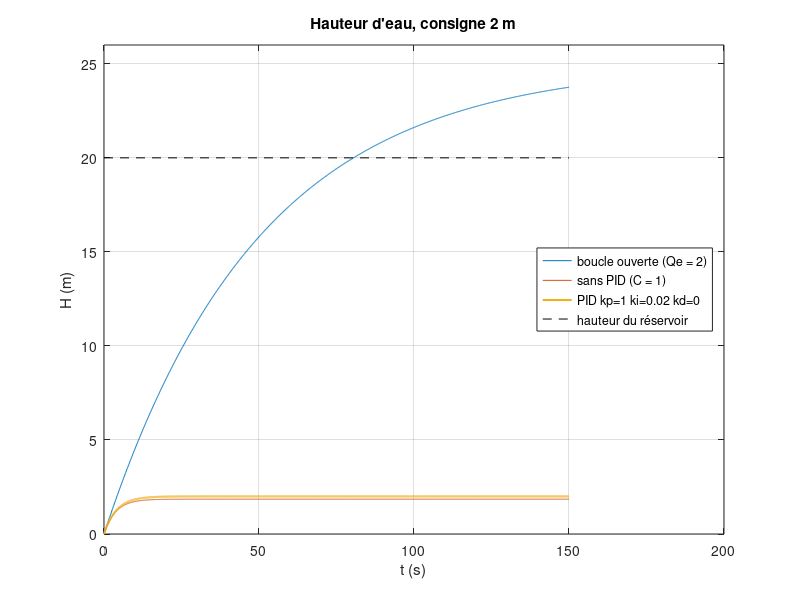

Source code (MATLAB): (Note: this script raises an error after producing the figure.)
%% TP4 : Asservissement des systèmes continus
% Automatique linéaire échantillonnée - IIA 3, INSAT
% Youssef El Mhamdi, IIA 3/1 - projet Nyquist
%
% Les modèles Simulink se construisent avec matlab/simulink/build_models.m.
% « Réponse désirée » n'est pas précisée (errata E-AE10) : on fixe le cahier
% des charges D <= 5 %, erreur statique nulle, temps de réponse le plus court
% possible. Les lignes "@param" sont réglables (curseurs du site).
% stepinfo : définitions de MATLAB R2021a et suivants (errata E-AE11).
clear; close all; clc;

%% III.1 Réservoir sans et avec régulateur PID (Simulink)
% « Sans PID » peut se lire de deux façons (errata E-AE9) :
%  - boucle ouverte : on impose le débit Qe = 2, H tend vers 2 x 12.5 = 25 m,
%    plus que les 20 m du réservoir : il déborde ;
%  - boucle fermée à retour unitaire (C = 1) : H tend vers 2 x 12.5/13.5 = 1.85 m.
% Réglage proposé, par compensation du pôle : ki/kp = 1/50, d'où
%   C(s)G(s) = 12.5 kp/(50 s)   et   F(s) = 1/(1 + (4/kp) s)
% boucle fermée du premier ordre : pas de dépassement, erreur nulle, tau = 4/kp.
G = tf(12.5, [50 1]);
consigne = 2;                   % @param consigne [m] 0.5..20 hauteur visée
H_max = 20;                     % hauteur du réservoir (m)
H_bo_final = consigne*dcgain(G)                 % 25 m
if H_bo_final > H_max
    t_debordement = -50*log(1 - H_max/H_bo_final)   % instant où H atteint 20 m
else
    t_debordement = Inf         % consigne < 1.6 m : H(inf) < 20 m, pas de débordement
end
F0 = feedback(G, 1)                             % sans PID : C = 1
kp = 1;                         % @param kp 0..10 gain proportionnel
ki = 0.02;                      % @param ki 0..1 gain intégral (ki/kp = 1/50 : compensation du pôle)
kd = 0;                         % @param kd 0..30 gain dérivé
C = pid(kp, ki, kd)
F = feedback(C*G, 1)
% Dans Simulink, la dérivée du bloc PID Controller est filtrée : kd*s devient
% kd*N*s/(s + N), N = 100 par défaut (errata E-AE14). Identique si kd = 0.
N_filtre = 100;                 % @param N_filtre 1..1000 coefficient de filtre du bloc PID Controller
F_simulink = feedback(pid(kp, ki, kd, 1/N_filtre)*G, 1);

t = linspace(0, 150, 1501);
H_bo = consigne*step(G, t).';
H_sans = consigne*step(F0, t).';
H_avec = consigne*step(F, t).';
H_avec_simulink = consigne*step(F_simulink, t).';
figure('Name', 'III.1 - Réservoir sans et avec PID');
plot(t, H_bo, t, H_sans, t, H_avec, 'LineWidth', 1.5); hold on;
plot([t(1) t(end)], [H_max H_max], 'k--'); hold off; grid on; ylim([0 26]);
xlabel('t (s)'); ylabel('H (m)');
legend('boucle ouverte (Qe = 2)', 'sans PID (C = 1)', sprintf('PID kp=%g ki=%g kd=%g', kp, ki, kd), ...
       'hauteur du réservoir', 'Location', 'east');
title('Hauteur d''eau, consigne 2 m');

%% III.2 Faire varier kp, ki et kd pour obtenir la réponse désirée
% On fait varier un gain à la fois autour du réglage proposé.
kp_liste = [0.5 1 2 4];         % @param kp_liste (ki = kd = 0)
ki_liste = [0.01 0.02 0.05 0.1];% @param ki_liste (kp = 1, kd = 0)
kd_liste = [0 1 5 20];          % @param kd_liste (kp = 1, ki = 0.02)
t2 = linspace(0, 100, 1001);
rep_kp = zeros(numel(kp_liste), numel(t2));
rep_ki = zeros(numel(ki_liste), numel(t2));
rep_kd = zeros(numel(kd_liste), numel(t2));
info_kp = zeros(numel(kp_liste), 3);   % [dépassement %, temps de réponse 2 %, erreur statique]
info_ki = zeros(numel(ki_liste), 3);
info_kd = zeros(numel(kd_liste), 3);
for i = 1:4
    Fi = feedback(pid(kp_liste(i), 0, 0)*G, 1);
    rep_kp(i, :) = consigne*step(Fi, t2).';
    Si = stepinfo(consigne*Fi);
    info_kp(i, :) = [Si.Overshoot, Si.SettlingTime, consigne - consigne*dcgain(Fi)];
    Fi = feedback(pid(1, ki_liste(i), 0)*G, 1);
    rep_ki(i, :) = consigne*step(Fi, t2).';
    Si = stepinfo(consigne*Fi);
    info_ki(i, :) = [Si.Overshoot, Si.SettlingTime, consigne - consigne*dcgain(Fi)];
    Fi = feedback(pid(1, 0.02, kd_liste(i))*G, 1);
    rep_kd(i, :) = consigne*step(Fi, t2).';
    Si = stepinfo(consigne*Fi);
    info_kd(i, :) = [Si.Overshoot, Si.SettlingTime, consigne - consigne*dcgain(Fi)];
end
figure('Name', 'III.2 - Effet de chaque gain');
subplot(1, 3, 1); plot(t2, rep_kp, 'LineWidth', 1.2); grid on; title('k_p (k_i = k_d = 0)');
legend(arrayfun(@(v) sprintf('kp = %g', v), kp_liste, 'UniformOutput', false), 'Location', 'southeast');
subplot(1, 3, 2); plot(t2, rep_ki, 'LineWidth', 1.2); grid on; title('k_i (k_p = 1)');
legend(arrayfun(@(v) sprintf('ki = %g', v), ki_liste, 'UniformOutput', false), 'Location', 'southeast');
subplot(1, 3, 3); plot(t2, rep_kd, 'LineWidth', 1.2); grid on; title('k_d (k_p = 1, k_i = 0.02)');
legend(arrayfun(@(v) sprintf('kd = %g', v), kd_liste, 'UniformOutput', false), 'Location', 'southeast');
info_kp, info_ki, info_kd

%% III.3 Effet de chaque gain sur la stabilité, la rapidité et la précision
% Lu sur les tableaux info_* (dépassement, temps de réponse, erreur statique) :
%  - kp augmente : plus rapide, erreur statique 2/(1 + 12.5 kp) plus petite
%    mais jamais nulle ; ce procédé du premier ordre reste sans dépassement.
%  - ki : annule l'erreur statique (intégrateur) ; trop grand, il crée un
%    dépassement et des oscillations : la stabilité se dégrade.
%  - kd : sur un premier ordre, la dérivée n'apporte presque rien ; elle
%    provoque un saut de la sortie à t = 0 et amplifie le bruit.
variation_kp = info_kp(end, :) - info_kp(1, :)   % [dD, dTr, de] du plus petit au plus grand gain
variation_ki = info_ki(end, :) - info_ki(1, :)
variation_kd = info_kd(end, :) - info_kd(1, :)

%% III.4 Erreur statique, temps de réponse et dépassement, avant et après PID
S_sans = stepinfo(consigne*F0)
S_avec = stepinfo(consigne*F)
erreur_sans = consigne - consigne*dcgain(F0)   % 2/13.5 = 0.148 m
erreur_avec = consigne - consigne*dcgain(F)    % 0 grâce à l'intégrateur
% stepinfo donne le temps de réponse à 2 % ; à 5 % (usage courant en France) :
S_sans_5 = stepinfo(consigne*F0, 'SettlingTimeThreshold', 0.05);
S_avec_5 = stepinfo(consigne*F, 'SettlingTimeThreshold', 0.05);
tr5_sans = S_sans_5.SettlingTime
tr5_avec = S_avec_5.SettlingTime
cahier_des_charges_respecte = S_avec.Overshoot <= 5 && abs(erreur_avec) < 1e-9

%% IV.5 Moteur à courant continu sans et avec régulateur PID (Simulink)
% Figure 4.3 : boucle interne par ke (f.c.e.m.), boucle externe de vitesse.
%   Omega/V = kc / ((L s + R)(J s + f) + ke kc)
% Tableau 4.1 : L = 0.011 mH, alors que le Tableau 2.1 (même moteur) donne
% 0.011 H (errata E-AE7). On prend 0.011 H par défaut : L/R = 14 ms, réaliste.
% U = 10 est la consigne de vitesse (10 rad/s), pas une tension (errata E-AE13).
L = 0.011;                      % @param L [H] {0.011, 0.000011} inductance (0.011e-3 pour la valeur imprimée)
R = 0.8; J = 0.2; f = 1e-2;     % ohm, kg.m^2, N.m.s/rad
kem = 1.91; kc = 1.91;          % V.s/rad, N.m/A
U = 10;                         % @param U [rad/s] 1..50 consigne de vitesse
Cr = 0;                         % @param Cr [N.m] 0..20 couple résistant (non donné)
t_cr = 0.5;                     % @param t_cr [s] 0..1/0.0005 instant d'application du couple résistant
Gm = feedback(kc*tf(1, [L R])*tf(1, [J f]), kem)   % Omega/V
Gcr = -feedback(tf(1, [J f]), kc*kem*tf(1, [L R]));  % Omega/Cr (boucle ouverte)
poles_moteur = pole(Gm)
omega_bo_final = U*dcgain(Gm)                      % tension 10 V appliquée directement
Fm0 = feedback(Gm, 1)                              % sans PID : C = 1
kp_m = 2;                       % @param kp_m 0..10 gain proportionnel
ki_m = 60;                      % @param ki_m 0..200 gain intégral
kd_m = 0.02;                    % @param kd_m 0..0.2 gain dérivé
Cm = pid(kp_m, ki_m, kd_m)
Fm = feedback(Cm*Gm, 1)
Fm_cr = Gcr*feedback(tf(1, 1), Cm*Gm);             % effet de Cr en boucle fermée : Gcr/(1 + C Gm)
tm = linspace(0, 1, 2001);
w_bo = U*step(Gm, tm).';
w_sans = U*step(Fm0, tm).';
w_cr = zeros(size(tm)); apres = tm >= t_cr;
w_cr(apres) = Cr * step(Fm_cr, tm(apres) - t_cr);   % couple appliqué à t_cr (multiple de 0.5 ms)
w_avec = U*step(Fm, tm).' + w_cr;
figure('Name', 'IV.5 - Moteur sans et avec PID');
plot(tm, w_bo, tm, w_sans, tm, w_avec, 'LineWidth', 1.5); grid on;
xlabel('t (s)'); ylabel('\Omega (rad/s)');
legend('boucle ouverte (10 V)', 'sans PID (C = 1)', sprintf('PID kp=%g ki=%g kd=%g', kp_m, ki_m, kd_m), ...
       'Location', 'east');
title('Vitesse du moteur, consigne 10 rad/s');

%% IV.6 Faire varier kp, ki et kd pour obtenir la réponse désirée
kpm_liste = [0.5 1 2 4];        % @param kpm_liste (ki = kd = 0)
kim_liste = [10 30 60 100];     % @param kim_liste (kp = 2, kd = 0)
kdm_liste = [0 0.01 0.02 0.05]; % @param kdm_liste (kp = 2, ki = 60)
t3 = linspace(0, 0.5, 1001);
rep_kpm = zeros(4, numel(t3)); rep_kim = zeros(4, numel(t3)); rep_kdm = zeros(4, numel(t3));
info_kpm = zeros(4, 3); info_kim = zeros(4, 3); info_kdm = zeros(4, 3);
for i = 1:4
    Fi = feedback(pid(kpm_liste(i), 0, 0)*Gm, 1);
    rep_kpm(i, :) = U*step(Fi, t3).';
    Si = stepinfo(U*Fi);
    info_kpm(i, :) = [Si.Overshoot, Si.SettlingTime, U - U*dcgain(Fi)];
    Fi = feedback(pid(2, kim_liste(i), 0)*Gm, 1);
    rep_kim(i, :) = U*step(Fi, t3).';
    Si = stepinfo(U*Fi);
    info_kim(i, :) = [Si.Overshoot, Si.SettlingTime, U - U*dcgain(Fi)];
    Fi = feedback(pid(2, 60, kdm_liste(i))*Gm, 1);
    rep_kdm(i, :) = U*step(Fi, t3).';
    Si = stepinfo(U*Fi);
    info_kdm(i, :) = [Si.Overshoot, Si.SettlingTime, U - U*dcgain(Fi)];
end
figure('Name', 'IV.6 - Effet de chaque gain (MCC)');
subplot(1, 3, 1); plot(t3, rep_kpm, 'LineWidth', 1.2); grid on; title('k_p (k_i = k_d = 0)');
subplot(1, 3, 2); plot(t3, rep_kim, 'LineWidth', 1.2); grid on; title('k_i (k_p = 2)');
subplot(1, 3, 3); plot(t3, rep_kdm, 'LineWidth', 1.2); grid on; title('k_d (k_p = 2, k_i = 60)');
info_kpm, info_kim, info_kdm

%% IV.7 Effet de chaque gain sur la stabilité, la rapidité et la précision
% Le moteur est du second ordre (pôles complexes) : ici kp crée un
% dépassement, ki annule l'erreur mais augmente le dépassement, kd amortit.
variation_kpm = info_kpm(end, :) - info_kpm(1, :)
variation_kim = info_kim(end, :) - info_kim(1, :)
variation_kdm = info_kdm(end, :) - info_kdm(1, :)

%% IV.8 Erreur statique, temps de réponse et dépassement, avant et après PID
Sm_sans = stepinfo(U*Fm0)
Sm_avec = stepinfo(U*Fm)
erreur_m_sans = U - U*dcgain(Fm0)
erreur_m_avec = U - U*dcgain(Fm)
Sm_sans_5 = stepinfo(U*Fm0, 'SettlingTimeThreshold', 0.05);
Sm_avec_5 = stepinfo(U*Fm, 'SettlingTimeThreshold', 0.05);
tr5_m_sans = Sm_sans_5.SettlingTime
tr5_m_avec = Sm_avec_5.SettlingTime
cahier_des_charges_m_respecte = Sm_avec.Overshoot <= 5 && abs(erreur_m_avec) < 1e-9
